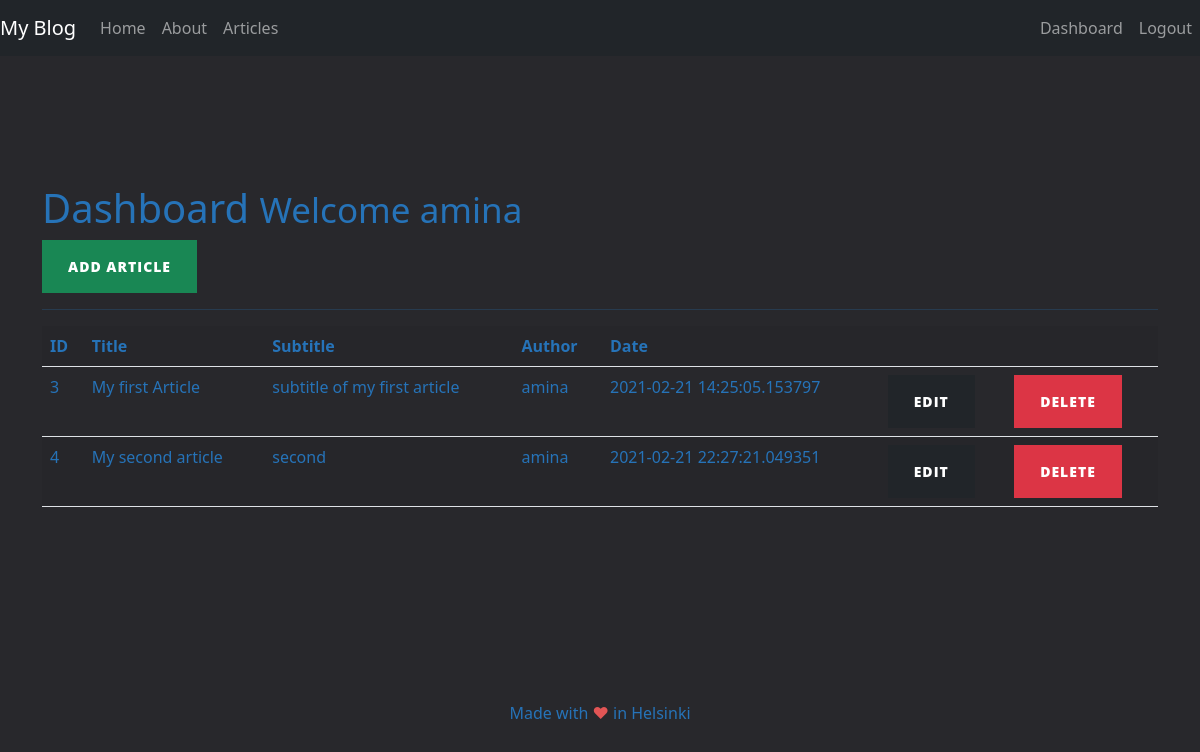
/dashboard (signed in), run on the app's committed database.
### app.py (models this page shows, shortened)
class Articles(db.Model):
    __tablename__ = 'articles'
    id = db.Column(db.Integer, primary_key=True)
    title = db.Column(db.String(100))
    subtitle = db.Column(db.String(200))
    author = db.Column(db.String(200))
    body = db.Column(db.Text())
    create_date = db.Column(db.DateTime)

### app.py (the view)
@app.route('/dashboard')
@is_logged_in
def dashboard():
    result = Articles.query.all()
    if result != 0:
        return render_template('dashboard.html',articles=result)
    else:
        message= 'No articles found'
        return render_template('dashboard.html', msg=message)

### app.py (called while the page is built)
def is_logged_in(f):
    @wraps(f)
    def wrap(*args, **kwargs):
        if 'logged_in' in session:
            return f(*args, **kwargs)
        else:
            flash('Unauthorized, please login','danger')
            return redirect(url_for('login'))
    return wrap

### templates/dashboard.html (shortened to what this page needs)
{% extends 'layout.html' %}
{% block body %}
<h1>Dashboard <small> Welcome {{session.username}}</small></h1>
<a class="btn btn-success" href="/add_article"> Add Article</a>
<hr>
<table class="table table-striped" style="color:#2673B8">
    <tr>
      <th style="color:#2673B8">ID</th>
      <th style="color:#2673B8">Title</th>
      <th style="color:#2673B8">Subtitle</th>
      <th style="color:#2673B8">Author</th>
      <th style="color:#2673B8">Date</th>
      <th></th>
      <th></th>
    </tr>
    {% for article in articles %}
    <tr>
      <td style="color:#2673B8">{{article.id}}</td>
      <td style="color:#2673B8">{{article.title}}</td>
      <td style="color:#2673B8">{{article.subtitle}}</td>
      <td style="color:#2673B8">{{article.author}}</td>
      <td style="color:#2673B8">{{article.create_date}}</td>
      {% if article.author == session['username']%}
      <td><a href="edit_article/{{article.id}}" class="btn btn-dark float-right">Edit</a></td>
      <td>
        <form action="{{url_for('delete_article', id=article.id)}}" method="post">
          <input type="submit" value="Delete" class="btn btn-danger">
        </form>
      </td>
      {% endif %}
    </tr>
  {% endfor %}
</table>
{% endblock %}

### static/css/clean-blog.css (style rules this page uses)
.btn { font-size:14px;font-weight:800;padding:15px 25px;letter-spacing:1px;text-transform:uppercase;border-radius:0;font-family:'Open Sans','Helvetica Neue',Helvetica,Arial,sans-serif }

### data on the page
Articles: id "3", title "My first Article", subtitle "subtitle of my first article", author "amina", create_date "2021-02-21 14:25:05.153797"
Articles: id "4", title "My second article", subtitle "second", author "amina", create_date "2021-02-21 22:27:21.049351"

### other printed values
{{ session.username }} "amina"
